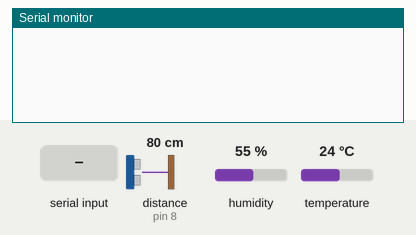
A sketch run on a simulated Arduino Uno, built with avr-gcc and run on an emulated ATmega328P. On the bench: the last lines printed to the serial monitor. Wiring (inferred from the names in the program): ultrasonic range finder: trigger pin 9; echo pin 8. The inputs (shaded band) are chosen by the test bench; at power-on: distance to the obstacle (sensor on pin 8) 80 cm, humidity 55 %, temperature 24 °C. The echo pulse lasts 58.3 µs per cm.

Above: at 1.2 s.
1.3 s: "t" received over the second serial link
At 2.0 s:
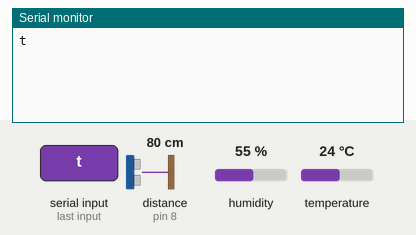
2.8 s: "d" received over the second serial link
At 3.2 s:
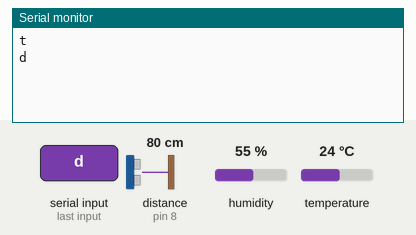
4.3 s: "h" received over the second serial link
At 5.5 s:
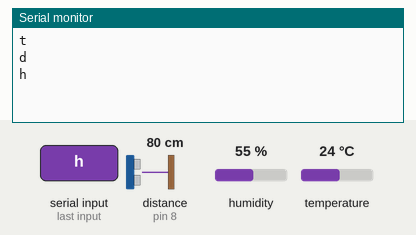
5.8 s: "1" received over the second serial link
At 6.7 s:
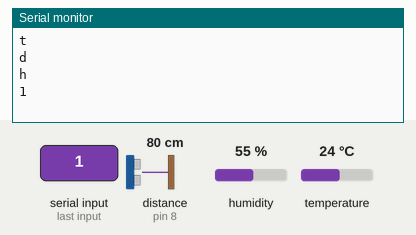

The sketch:

activity4_slave.ino
```cpp
#include "DHT.h"
#include "SoftwareSerial.h"
#include <Wire.h>

// Uncomment whatever type you're using!
#define DHTTYPE DHT11   // DHT 11
//#define DHTTYPE DHT22   // DHT 22  (AM2302), AM2321
//#define DHTTYPE DHT21   // DHT 21 (AM2301)

#define SLAVE_ADDR 0x30

SoftwareSerial xbee(2,3);
const int DHTPin = 5;     // what digital pin we're connected to

DHT dht(DHTPin, DHTTYPE);
const int EchoPin = 8;
const int TriggerPin = 9;

char ch;
int distance;
float humidity;
float temperature;

void sendFunc()
{
  Serial.println(ch);
  switch(ch)
  {
      case 't':
        xbee.print(temperature);
        xbee.print('*');
        break;
      case 'd':
        xbee.print(distance );
        xbee.print('*');
        break;
      case 'h':
        xbee.print(humidity);
        xbee.print('*');
        break;
       default:
        return;
  }
}

void receiveFUNC(){
  while(xbee.available())//xbee.read();
    ch = (char)xbee.read();
}


void setup() {
   xbee.begin(9600);
   Serial.begin(9600);
   pinMode(TriggerPin, OUTPUT);
   pinMode(EchoPin, INPUT);
   dht.begin();
   Wire.begin();
}

void loop()
{
  humidity = dht.readHumidity();
  temperature = dht.readTemperature();

  if (isnan(humidity ) || isnan(temperature))
  {
    Serial.println("Failed to read from DHT sensor!");
    return;
  }
  distance = ping(TriggerPin, EchoPin);

  while(!xbee.available());

  ch = (char)xbee.read();
  sendFunc();
}

int ping(int TriggerPin, int EchoPin) {
   long duration, distanceCm;

   digitalWrite(TriggerPin, LOW);  //para generar un pulso limpio ponemos a LOW 4us
   delayMicroseconds(4);
   digitalWrite(TriggerPin, HIGH);  //generamos Trigger (disparo) de 10us
   delayMicroseconds(10);
   digitalWrite(TriggerPin, LOW);

   duration = pulseIn(EchoPin, HIGH);  //medimos el tiempo entre pulsos, en microsegundos

   distanceCm = duration * 10 / 292/ 2;   //convertimos a distancia, en cm
   return distanceCm;
}
```

Measured:
- after the input at 1.3 s, the serial monitor: prints a new line at once (image 1)
- after the input at 2.8 s, the serial monitor: prints a new line at once (image 2)
- after the input at 4.3 s, the serial monitor: prints a new line at once (image 3)
- after the input at 5.8 s, the serial monitor: prints a new line at once (image 4)
